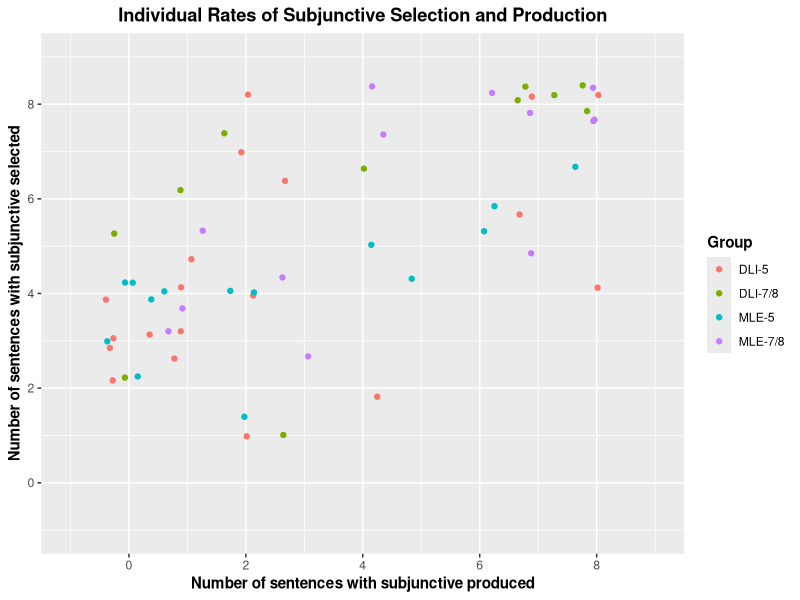
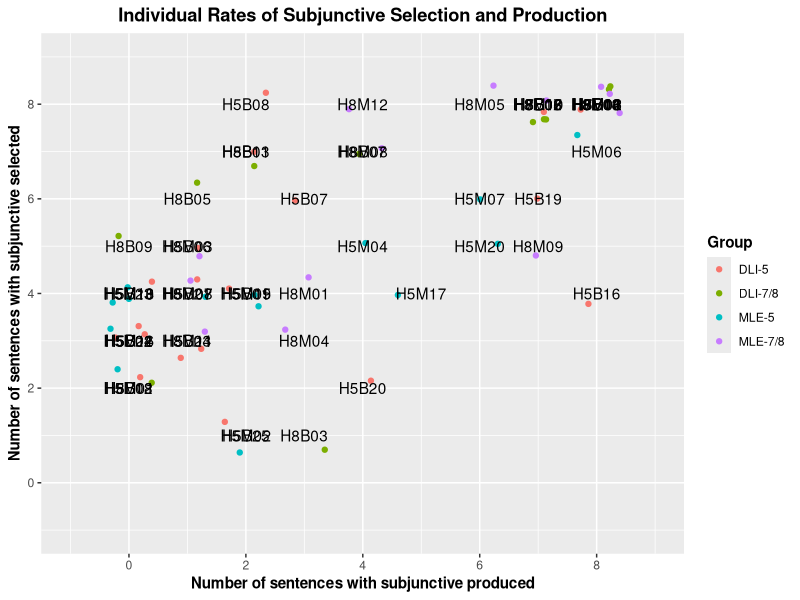

These figures' R source, in order:
library(tidyverse)


# Load data
## EPT
DLI78_EPT <- read_csv("./CSV Files/DLI-78/DLI-78 Subjunctive EPT.csv") %>%
  filter(Property == "Intensional subjunctive") %>% 
  mutate(Group = "DLI-7/8",
         Task = "Production")

MLS78_EPT <- read_csv("./CSV Files/MLS-78/MLS-78 Subjunctive EPT.csv") %>%
  filter(!School == "GBCS") %>% 
  filter(Property == "Intensional subjunctive") %>% 
  mutate(Group = "MLE-7/8",
         Task = "Production")

DLI5_EPT <- read_csv("./CSV Files/DLI-5/DLI-5 Subjunctive EPT.csv")  %>%
  filter(Property == "Intensional subjunctive")%>% 
  mutate(Group = "DLI-5",
         Task = "Production")

MLS5_EPT <- read_csv("./CSV Files/MLS-5/MLS-5 Subjunctive EPT.csv") %>%
  filter(!School == "GBCS") %>% 
  filter(Property == "Intensional subjunctive") %>% 
  mutate(Group = "MLE-5",
         Task = "Production")


## FCT
DLI78_FCT <- read_csv("./CSV Files/DLI-78/DLI-78 Subjunctive FCT.csv")  %>%
  filter(Property == "Intensional subjunctive") %>% 
  mutate(Group = "DLI-7/8",
         Task = "Preference")

MLS78_FCT <- read_csv("./CSV Files/MLS-78/MLS-78 Subjunctive FCT.csv")  %>%
  filter(!School == "GBCS") %>% 
  filter(Property == "Intensional subjunctive") %>% 
  mutate(Group = "MLE-7/8",
         Task = "Preference")

DLI5_FCT <- read_csv("./CSV Files/DLI-5/DLI-5 Subjunctive FCT.csv")  %>%
  filter(Property == "Intensional subjunctive") %>% 
  mutate(Group = "DLI-5",
         Task = "Preference")

MLS5_FCT <- read_csv("./CSV Files/MLS-5/MLS-5 Subjunctive FCT.csv") %>%
  filter(!School == "GBCS") %>% 
  filter(Property == "Intensional subjunctive") %>% 
  mutate(Group = "MLE-5",
         Task = "Preference")


# Join datasets
## Bind by task
EPT <- rbind(DLI78_EPT, MLS78_EPT, DLI5_EPT, MLS5_EPT)
FCT <- rbind(DLI78_FCT, MLS78_FCT, DLI5_FCT, MLS5_FCT)


## Create datasets for graphs
EPT_Group <- EPT %>%
  filter(!is.na(Mood_Use)) %>%
  group_by(Part_ID, Group) %>%
  summarize(Production = sum(Mood_Use))

FCT_Group <- FCT %>%
  filter(!is.na(Mood_Use)) %>%
  group_by(Part_ID, Group) %>%
  summarize(Production = sum(Mood_Use))

Aggregate = left_join(EPT_Group, FCT_Group, by = "Part_ID", "Group") %>%
  rename(Group = Group.x,
         Production = Production.x,
         Preference = Production.y) %>% 
  mutate(Total = Preference + Production)


# Plot individual differences
## Without labels
Aggregate %>% 
  ggplot(aes(x = Production, y = Preference, fill = Group)) +
  geom_jitter(mapping = aes(color = Group)) +
  scale_x_continuous(breaks = seq (0, 8, 2),
                     limits = c(-1, 9)) +
  scale_y_continuous(breaks = seq (0, 8, 2),
                     limits = c(-1, 9)) +
  labs(x = "Number of sentences with subjunctive produced", y = "Number of sentences with subjunctive selected", title = "Individual Rates of Subjunctive Selection and Production", color = "Group") +
  theme(axis.title = element_text(face = "bold"),
        plot.title = element_text(hjust = 0.5, face = "bold"),
        legend.title = element_text(face = "bold"),
        strip.text = element_text(face = "bold", size = 10))

## With labels
Aggregate %>% 
  ggplot(aes(x = Production, y = Preference, fill = Group, label = Part_ID)) +
  geom_jitter(mapping = aes(color = Group)) +
  geom_text() +
  scale_x_continuous(breaks = seq (0, 8, 2),
                     limits = c(-1, 9)) +
  scale_y_continuous(breaks = seq (0, 8, 2),
                     limits = c(-1, 9)) +
  labs(x = "Number of sentences with subjunctive produced", y = "Number of sentences with subjunctive selected", title = "Individual Rates of Subjunctive Selection and Production", color = "Group") +
  theme(axis.title = element_text(face = "bold"),
        plot.title = element_text(hjust = 0.5, face = "bold"),
        legend.title = element_text(face = "bold"),
        strip.text = element_text(face = "bold", size = 10))
